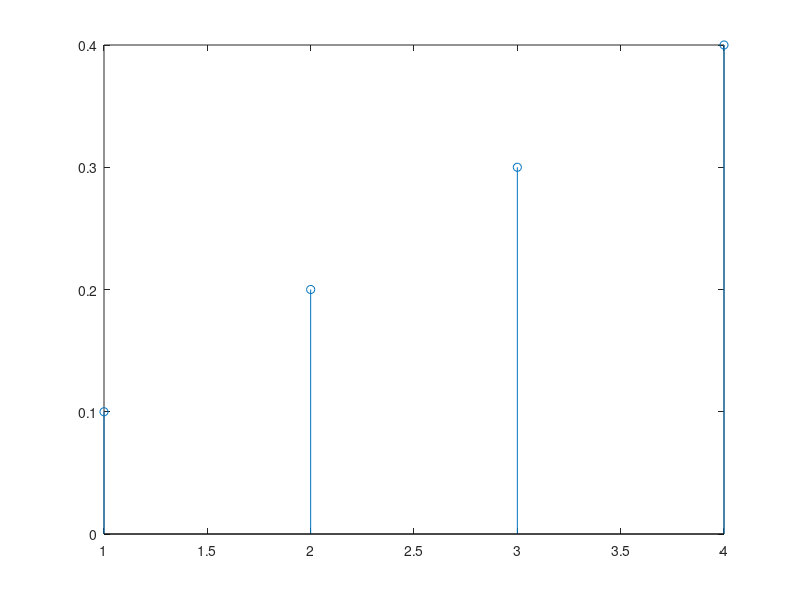

Source code (MATLAB):
% 针状图

clc;
clear all;
close all;

% Y = [0.2 0.1 0.4 0.5];
% stem(Y);

X = [1 0.1; 2 0.2; 3 0.3; 4 0.4];
% stem(X);
x = X(:,2); % 获取矩阵的第2列数据
stem(x);






